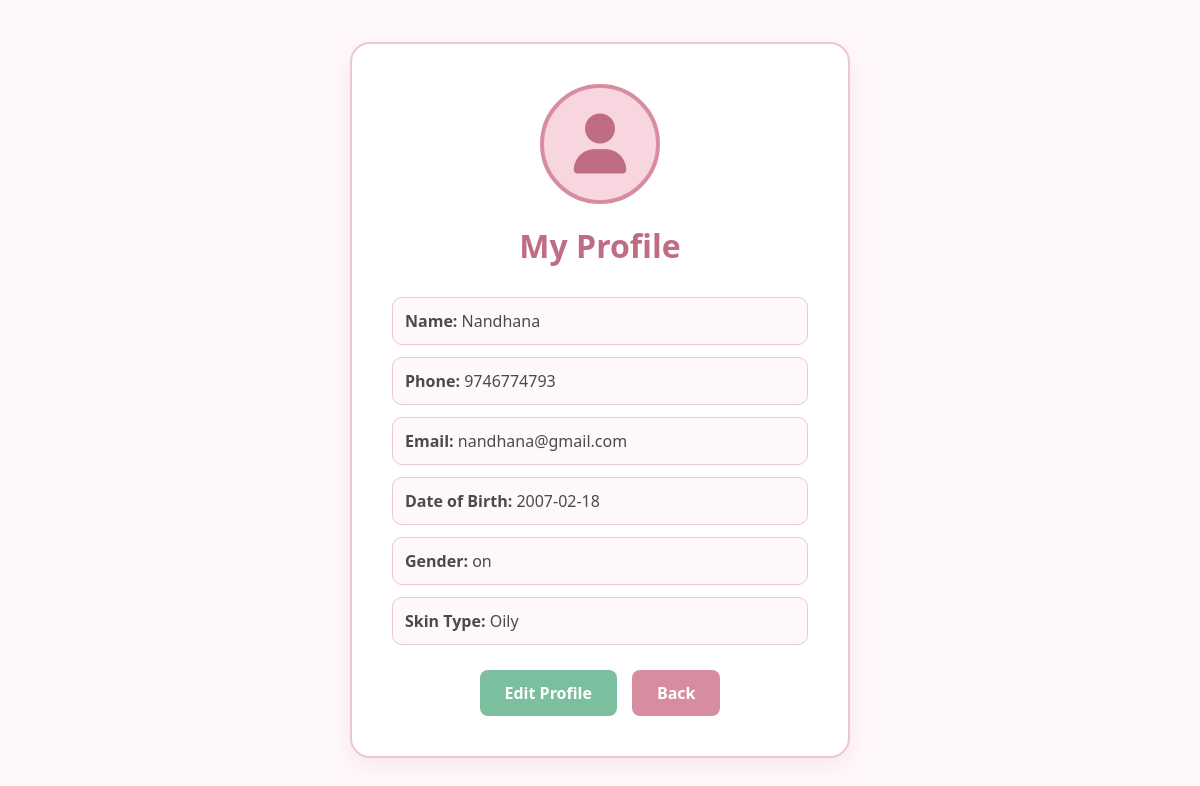
The page /profile (signed in) on the database its author committed.
### tables this page shows
CREATE TABLE customer_registration(
    id INTEGER PRIMARY KEY AUTOINCREMENT,
    name TEXT,
    phone TEXT,
    email TEXT,
    dob TEXT,
    gender TEXT,
    skin_type TEXT,
    category TEXT,
    address TEXT,
    password TEXT
);

### crm.py (the view)
@app.route('/profile')
def profile():
    print(session)
    if 'id' not in session:
        return redirect('/login')
    conn = sqlite3.connect('beautycrm.db')
    cursor = conn.cursor()
    cursor.execute(
        "SELECT * FROM customer_registration WHERE id=?",
        (session['id'],)
    )
    customer = cursor.fetchone()
    conn.close()
    return render_template('cust_prof.html', customer=customer)

### templates/cust_prof.html (shortened to what this page needs)
<!DOCTYPE html>
<html lang="en">
<head>
    <link rel="stylesheet" href="{{ url_for('static', filename='cust_prof.css') }}">
    <link rel="stylesheet"
          href="https://cdnjs.cloudflare.com/ajax/libs/font-awesome/6.5.1/css/all.min.css">
</head>
<body>
<div class="profile-container">
    <div class="profile-card">
        <div class="profile-icon">
            <i class="fa-solid fa-user"></i>
        </div>
        <h1>My Profile</h1>
        <div class="profile-info">
            <p><strong>Name:</strong> {{ customer[1] }}</p>
            <p><strong>Phone:</strong> {{ customer[2] }}</p>
            <p><strong>Email:</strong> {{ customer[3] }}</p>
            <p><strong>Date of Birth:</strong> {{ customer[4] }}</p>
            <p><strong>Gender:</strong> {{ customer[5] }}</p>
          <p><strong>Skin Type:</strong> {{ customer[6] }}</p>
        </div>
        <div class="btn-group">
            <a href="/edit_profile" class="edit-btn">Edit Profile</a>
            <a href="/customer_home" class="back-btn">Back</a>
        </div>
    </div>
</div>
</body>
</html>

### static/cust_prof.css (style rules this page uses)
* { margin:0; padding:0; box-sizing:border-box; font-family:'Segoe UI',sans-serif; }
body { background:#FFF8FA; display:flex; justify-content:center; align-items:center; min-height:100vh; }
.profile-container { width:100%; display:flex; justify-content:center; }
.profile-card { width:500px; background:#FFFFFF; border:2px solid #EBC6D3; border-radius:20px; padding:40px; box-shadow:0 8px 20px rgba(216,140,160,0.15); text-align:center; }
.profile-icon { width:120px; height:120px; background:#F7D6E0; border:4px solid #D88CA0; border-radius:50%; margin:auto; display:flex; justify-content:center; align-items:center; }
.profile-icon i { font-size:60px; color:#C06C84; }
h1 { margin-top:20px; margin-bottom:30px; color:#C06C84; }
.profile-info { text-align:left; }
.profile-info p { background:#FFF8FA; border:1px solid #EBC6D3; padding:12px; border-radius:10px; margin-bottom:12px; color:#4A4A4A; }
.btn-group { margin-top:25px; display:flex; justify-content:center; gap:15px; }
.edit-btn { text-decoration:none; background:#7CBF9E; color:white; padding:12px 25px; border-radius:8px; font-weight:bold; }
.back-btn { text-decoration:none; background:#D88CA0; color:white; padding:12px 25px; border-radius:8px; font-weight:bold; }

### rows shown on the page
customer_registration: name "Nandhana", phone "9746774793", email "nandhana@gmail.com", dob "2007-02-18", gender "on", skin_type "Oily"
